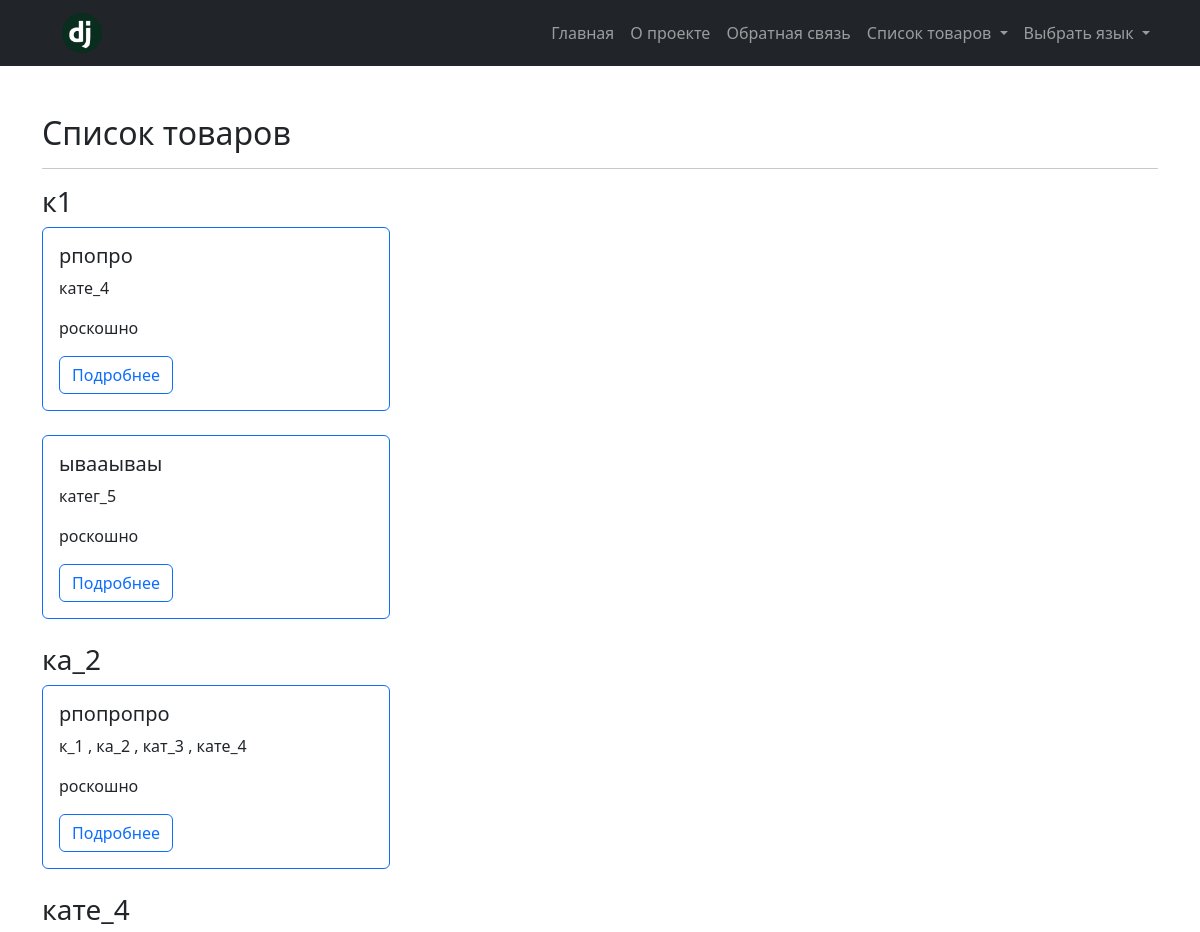
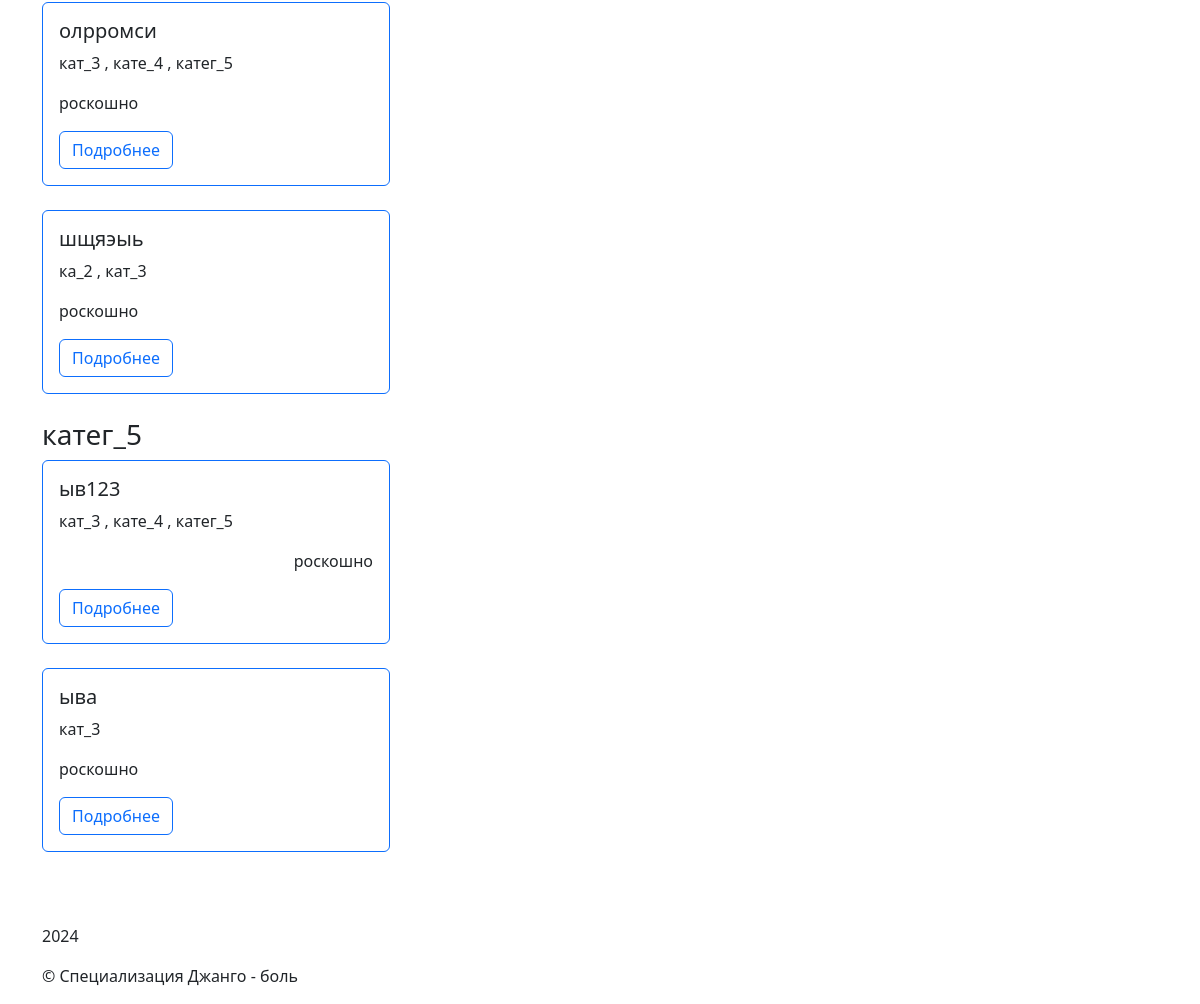
Page /catalog/ on the committed database (2 pictures, top to bottom).
### catalog/models.py (models this page shows)
class Item(core.models.TimeStampedModel):
    objects = ItemManager()
    created = django.db.models.DateTimeField(
        "дата создания",
        auto_now_add=True,
        null=True,
    )
    updated = django.db.models.DateTimeField(
        "последнее изменение",
        auto_now=True,
        null=True,
    )
    category = django.db.models.ForeignKey(
        Category,
        on_delete=django.db.models.CASCADE,
        related_name="items",
        related_query_name="item",
        verbose_name="категория",
        help_text="Выберите категорию",
    )
    tags = django.db.models.ManyToManyField(
        Tag,
        related_name="items",
        verbose_name="теги",
        help_text="Выберите тэг",
    )
    text = tinymce.models.HTMLField(
        "текст",
        validators=[
            catalog.validators.ValidateMustContain(
                "превосходно",
                "роскошно",
            ),
        ],
        help_text=(
            "Введите сообщение с содержанием следующих слов: "
            "превосходно/роскошно"
        ),
    )
    is_on_main = django.db.models.BooleanField(
        "для главной",
        default=False,
    )
    class Meta:
        ordering = ("name",)
        verbose_name = "товар"
        verbose_name_plural = "товары"

class Category(core.models.TimeStampedModel):
    slug = django.db.models.SlugField(
        "слаг",
        max_length=200,
        help_text="Введите слаг для тэга, максимальная длинна - 200",
    )
    weight = django.db.models.IntegerField(
        "вес",
        default=100,
        validators=[
            django.core.validators.MinValueValidator(1),
            django.core.validators.MaxValueValidator(32767),
        ],
        help_text="Введите вес (от 1 до 32767)",
    )
    class Meta:
        ordering = ("name",)
        verbose_name = "категория"
        verbose_name_plural = "категории"

class Tag(core.models.TimeStampedModel):
    slug = django.db.models.SlugField(
        "слаг",
        max_length=200,
        help_text="Введите слаг для тэга, максимальная длинна - 200",
    )
    class Meta:
        ordering = ("name",)
        verbose_name = "тег"
        verbose_name_plural = "теги"

### catalog/views.py (the view)
# urls.py: django.urls.path("", catalog.views.item_list, name="item-list"),
def item_list(request):
    items = catalog.models.Item.objects.published()
    context = {
        "items": items,
    }
    return django.shortcuts.render(request, "catalog/item_list.html", context)

### templates/catalog/item_list.html (shortened to what this page needs)
<!DOCTYPE html>
{% extends 'base.html' %}
{% load i18n %}
{% block content %}
<h2>{% trans 'Список товаров' %}</h2>
<hr>
{% for item in items %}
  {% ifchanged item.category.name %}
    <h3>{{ item.category.name }}</h3>
  {% endifchanged %}
  <div class="row">
    {% include 'includes/item_card.html' %}
  </div>
{% empty %}
  {% trans "К сожалению, здесь пока ничего нет" %}
{% endfor %}
{% endblock %}

### templates/includes/item_card.html
<!DOCTYPE html>
{% load i18n %}
<div class="row">
  <div class="col-md-4 mb-4">
    <div class="card h-100 border border-primary">
      <div class="card-body">
        <h5 class="card-title">{{ item.name }}</h5>
        {% for tag in item.tags.all %}
          {{ tag.name }}
          {% if not forloop.last %},{% endif %}
        {% endfor %}
        <p class="card-text">{{ item.text|truncatewords_html:10|safe }}</p>
        <a href="{% url 'catalog:item-detail' pk=item.pk %}" class="btn btn-outline-primary">{% trans 'Подробнее' %}</a>
      </div>
    </div>
  </div>
</div>

### rows in the picture
Item: category.name "к1", name "рпопро", text "роскошно"
Tag: name "кате_4"
Item: name "ывааываы", text "роскошно"
Tag: name "катег_5"
Item: category.name "ка_2", name "рпопропро", text "роскошно"
Tag: name "к_1"
Tag: name "ка_2"
Tag: name "кат_3"
Item: category.name "кате_4", name "олрромси", text "роскошно"
Item: name "шщяэыь", text "роскошно"
Item: category.name "катег_5", name "ыв123", text "роскошно"
Item: name "ыва", text "роскошно"
